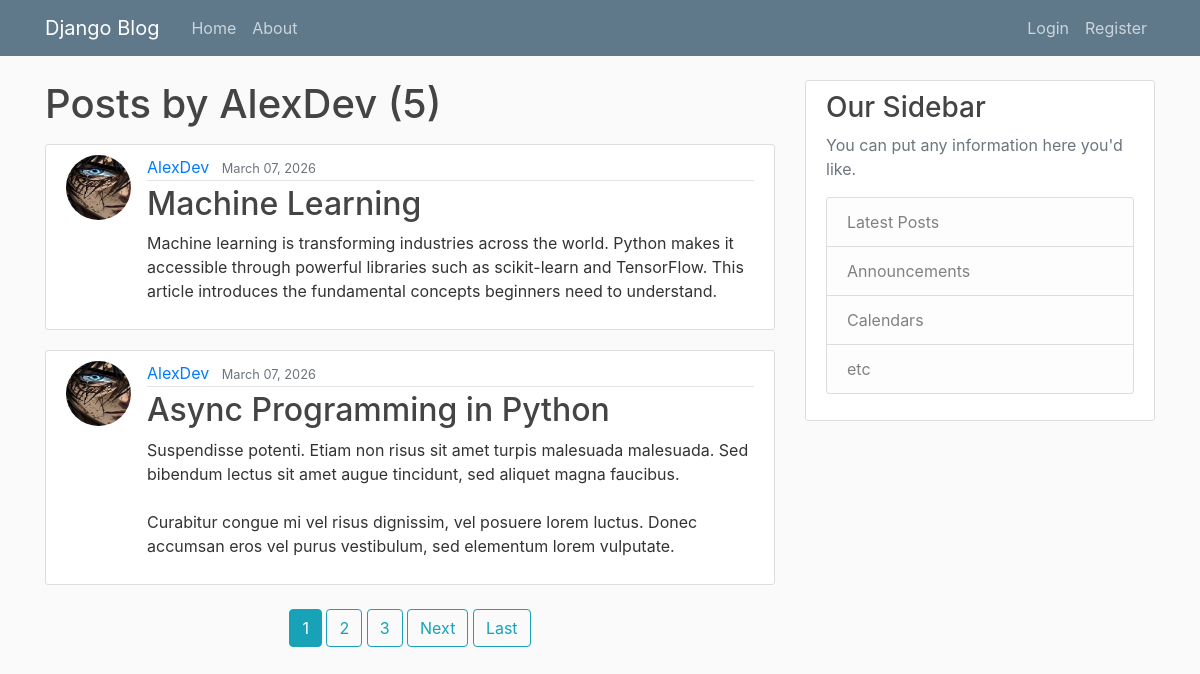
/user/AlexDev, run on the app's committed database.
### blog/models.py (models this page shows, shortened)
class Post(models.Model):
    title = models.CharField(max_length = 100)
    content = models.TextField()
    date_posted = models.DateTimeField(default = timezone.now)
    author = models.ForeignKey(User, on_delete = models.CASCADE)

### users/models.py (models this page shows, shortened)
class Profile(models.Model):
    user = models.OneToOneField(User, on_delete = models.CASCADE)
    image = models.ImageField(default = 'default.jpg', upload_to = 'profile_pics')

### blog/views.py (the view)
# urls.py: path('user/<str:username>', UserPostListView.as_view(), name='user-posts'),
class UserPostListView(ListView):
    model = Post
    template_name = 'blog/user_posts.html'
    context_object_name = 'posts'
    paginate_by = 2
    def get_queryset(self):
        user = get_object_or_404(User, username = self.kwargs.get('username'))
        return Post.objects.filter(author = user).order_by('-date_posted')

### blog/templates/blog/user_posts.html (shortened to what this page needs)
{% extends 'blog/base.html' %}
{% block content %}
<h1 class="mb-3">Posts by {{ view.kwargs.username }} ({{ page_obj.paginator.count }})</h1>
    {% for post in posts %}
        <article class="media content-section">
            <img class = "rounded-circle article-img" src="{{ post.author.profile.image.url }}" alt="">
        <div class="media-body">
            <div class="article-metadata">
                <a class="mr-2" href="{% url 'user-posts' post.author.username %}">{{ post.author }}</a>
                <small class="text-muted">{{ post.date_posted|date:"F d, Y" }}</small>
            </div>
            <h2><a class="article-title" href="{% url 'post-detail' post.id %}">{{ post.title }}</a></h2>
            <p class="article-content">{{ post.content }}</p>
        </div>
        </article>
    {% endfor %}
    <div class="text-center mt-4">
        {% if is_paginated %}
            {% for num in page_obj.paginator.page_range %}
                {% if page_obj.number == num %}
                    <a class="btn btn-info mb-4" href="?page={{ num }}">{{ num }}</a>
                {% elif num > page_obj.number|add:'-3' and num < page_obj.number|add:'+3' %}
                    <a class="btn btn-outline-info mb-4" href="?page={{ num }}">{{ num }}</a>
                {% endif %}
            {% endfor %}
            {% if page_obj.has_next %}
                <a class="btn btn-outline-info mb-4" href="?page={{ page_obj.next_page_number }}">Next</a>
                <a class="btn btn-outline-info mb-4" href="?page={{ page_obj.paginator.num_pages }}">Last</a>
            {% endif %}
        {% endif %}
    </div>
{% endblock content %}

### blog/static/blog/main.css (style rules this page uses)
body { background: #fafafa; color: #333333; margin-top: 5rem; }
h1, h2, h3, h4, h5, h6 { color: #444444; }
.content-section { background: #ffffff; padding: 10px 20px; border: 1px solid #dddddd; border-radius: 3px; margin-bottom: 20px; }
.article-title { color: #444444; }
.article-content { white-space: pre-line; }
.article-img { height: 65px; width: 65px; margin-right: 16px; }
.article-metadata { padding-bottom: 1px; margin-bottom: 4px; border-bottom: 1px solid #e3e3e3 }

### data on the page
Post: author.profile.image (picture), author "AlexDev", date_posted "March 07, 2026", title "Machine Learning", content "Machine learning is transforming industries across the world. Python makes it accessible through powerful libraries such as scikit-learn and TensorFlow. This article introduces the fundamental concepts beginners need to understand."
Post: author.profile.image (picture), author "AlexDev", date_posted "March 07, 2026", title "Async Programming in Python", content "Suspendisse potenti. Etiam non risus sit amet turpis malesuada malesuada. Sed bibendum lectus sit amet augue tincidunt, sed aliquet magna faucibus. Curabitur congue mi vel risus dignissim, vel posuere lorem luctus. Donec accumsan eros vel purus vestibulum, sed elementum lorem vulputate."

### other printed values
{{ view.kwargs.username }} "AlexDev"
{{ page_obj.paginator.count }} "5"
{{ num }} "1"
{{ num }} "2" "3"
